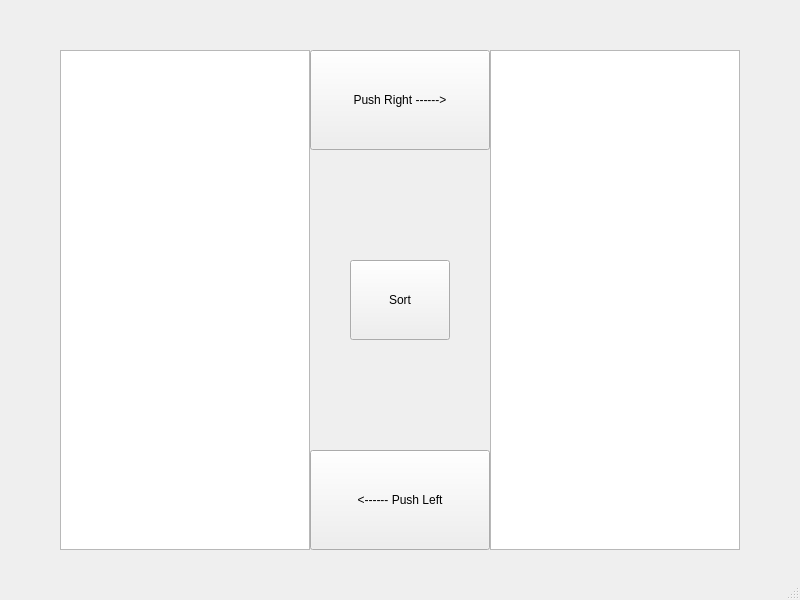
<?xml version="1.0" encoding="UTF-8"?>
<ui version="4.0">
 <class>MainWindow</class>
 <widget class="QMainWindow" name="MainWindow">
  <property name="geometry">
   <rect>
    <x>0</x>
    <y>0</y>
    <width>800</width>
    <height>600</height>
   </rect>
  </property>
  <property name="windowTitle">
   <string>MainWindow</string>
  </property>
  <property name="layoutDirection">
   <enum>Qt::LeftToRight</enum>
  </property>
  <widget class="QWidget" name="centralwidget">
   <widget class="QListWidget" name="left_list">
    <property name="geometry">
     <rect>
      <x>60</x>
      <y>50</y>
      <width>250</width>
      <height>500</height>
     </rect>
    </property>
   </widget>
   <widget class="QListWidget" name="right_list">
    <property name="geometry">
     <rect>
      <x>490</x>
      <y>50</y>
      <width>250</width>
      <height>500</height>
     </rect>
    </property>
   </widget>
   <widget class="QPushButton" name="to_right">
    <property name="geometry">
     <rect>
      <x>310</x>
      <y>50</y>
      <width>180</width>
      <height>100</height>
     </rect>
    </property>
    <property name="text">
     <string>Push Right ------&gt;</string>
    </property>
   </widget>
   <widget class="QPushButton" name="to_left">
    <property name="geometry">
     <rect>
      <x>310</x>
      <y>450</y>
      <width>180</width>
      <height>100</height>
     </rect>
    </property>
    <property name="text">
     <string>&lt;------ Push Left</string>
    </property>
   </widget>
   <widget class="QPushButton" name="sort">
    <property name="geometry">
     <rect>
      <x>350</x>
      <y>260</y>
      <width>100</width>
      <height>80</height>
     </rect>
    </property>
    <property name="text">
     <string>Sort</string>
    </property>
   </widget>
  </widget>
  <widget class="QMenuBar" name="menubar">
   <property name="geometry">
    <rect>
     <x>0</x>
     <y>0</y>
     <width>800</width>
     <height>21</height>
    </rect>
   </property>
  </widget>
  <widget class="QStatusBar" name="statusbar"/>
 </widget>
 <resources/>
 <connections/>
</ui>
